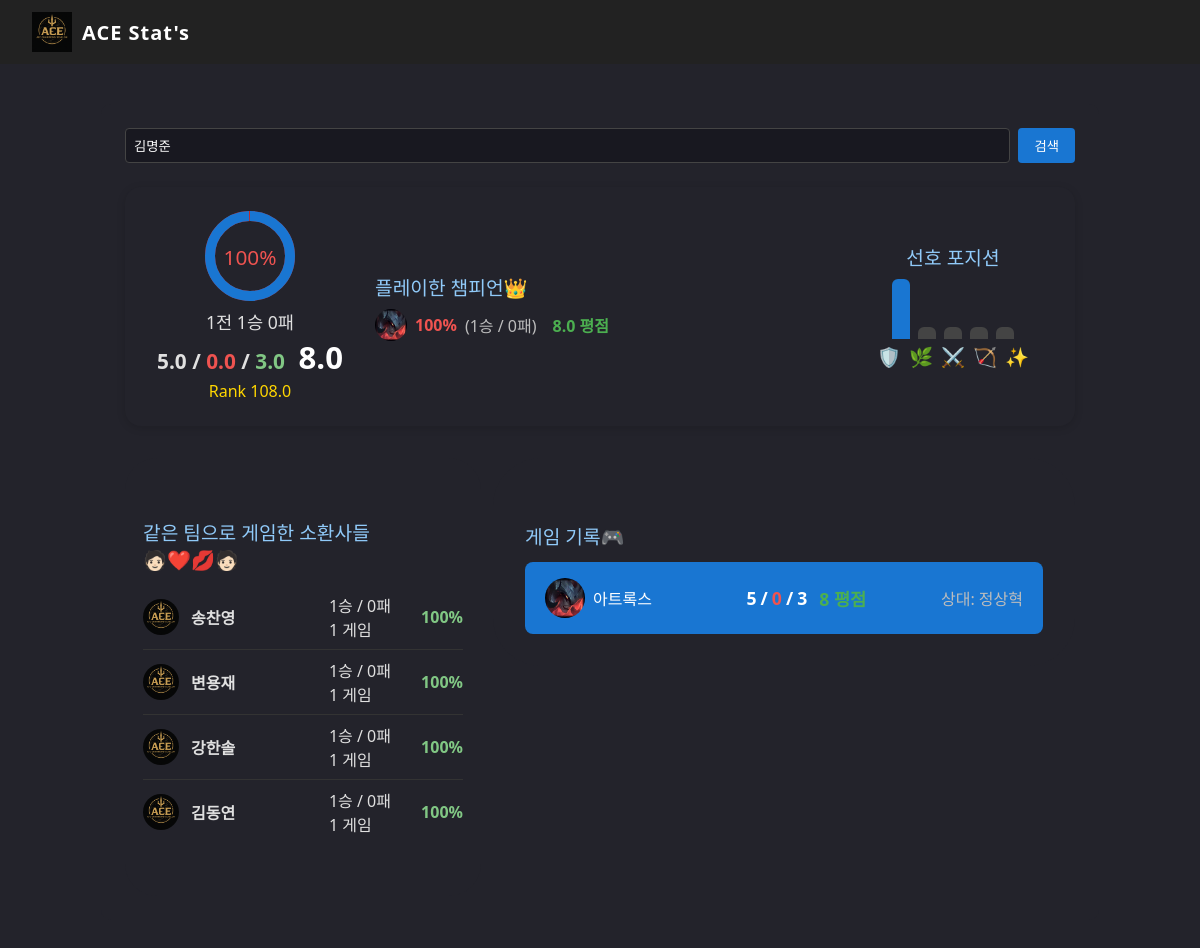
Screenshot of /search/?name=김명준 with the database file from the repository.
### lolapp/models.py (models this page shows, shortened)
class Champion(models.Model):
    champ_id = models.CharField(max_length=32, unique=True)
    name = models.CharField(max_length=64)

class User(models.Model):
    name = models.CharField(max_length=30)
    lol_id = models.CharField(max_length=40, primary_key=True)

class GameData(models.Model):
    id = models.AutoField(primary_key=True)
    game = models.ForeignKey(Game, on_delete=models.CASCADE)
    user = models.ForeignKey(User, to_field='lol_id', on_delete=models.CASCADE)
    result = models.CharField(max_length=10)  # 'win'/'lose'
    champion = models.CharField(max_length=30)
    line = models.CharField(max_length=10)
    kill = models.IntegerField()
    death = models.IntegerField()
    assist = models.IntegerField()
    rank_score = models.FloatField(default=0)  # 추가: 랭크 점수

### lolapp/views.py (the view)
# urls.py: path('search/', views.search, name='search'),
def search(request):
    query = request.GET.get('name', '')
    user = None
    champion_stats = []
    team_users = []
    game_records = []
    if query:
        try:
            user = User.objects.get(name=query)
            champ_qs = (
                GameData.objects.filter(user=user)
                .values('champion')
                .annotate(
                    games=Count('id'),
                    win=Count('id', filter=Q(result='win')),
                    lose=Count('id', filter=Q(result='lose')),
                    kill=Sum('kill'),
                    death=Sum('death'),
                    assist=Sum('assist'),
                )
            )
            champion_stats = []
            for c in champ_qs:
                death = c['death'] if c['death'] else 1
                kda = round((c['kill'] + c['assist']) / death, 2)
                winrate = int((c['win'] / c['games']) * 100) if c['games'] else 0
                champion_obj = Champion.objects.filter(name=c['champion']).first()
                champion_img = champion_obj.champ_id if champion_obj else c['champion']
                champion_stats.append({
                    'champion': c['champion'],
                    'games': c['games'],
                    'win': c['win'],
                    'lose': c['lose'],
                    'kill': c['kill'],
                    'death': c['death'],
                    'assist': c['assist'],
                    'kda': kda,
                    'winrate': winrate,
                    'champion_img': champion_img,
                })
            qs = GameData.objects.filter(user=user)
            total = qs.count()
            win = qs.filter(result='win').count()
            lose = qs.filter(result='lose').count()
            k_sum = qs.aggregate(k=Sum('kill'))['k'] or 0
            d_sum = qs.aggregate(d=Sum('death'))['d'] or 0
            a_sum = qs.aggregate(a=Sum('assist'))['a'] or 0
            kda = round((k_sum + a_sum) / (d_sum if d_sum else 1), 2) if total else 0
            rank_score = round(qs.aggregate(score=Sum('rank_score'))['score'] or 0, 2)
            avg_rank_score = round(rank_score / total, 2) if total else 0
            kill_avg = round(k_sum / total, 1) if total else 0
            death_avg = round(d_sum / total, 1) if total else 0
            assist_avg = round(a_sum / total, 1) if total else 0
            stats = {
                'total': total,
                'win': win,
                'lose': lose,
                'kill': k_sum,
                'death': d_sum,
                'assist': a_sum,
                'kda': kda,
                'rank_score': avg_rank_score,
                'kill_avg': kill_avg,
                'death_avg': death_avg,
                'assist_avg': assist_avg,
            }
            win_percent = int((win / total) * 100) if total else 0
            lose_percent = 100 - win_percent if total else 0
            line_counts = {}
            for line in ['top', 'jungle', 'mid', 'adc', 'support']:
                line_counts[line] = GameData.objects.filter(user=user, line=line).count()
            max_line = max(line_counts.values()) if line_counts else 1
            line_bars = []
            for line in ['top', 'jungle', 'mid', 'adc', 'support']:
                count = line_counts[line]
                height = int(12 + 48 * (count / max_line)) if max_line else 12
                color = '#1976d2' if count == max_line and count > 0 else '#444'
                line_bars.append({'height': height, 'color': color})
            game_qs = (
                GameData.objects.filter(user=user)
                .select_related('game')
                .order_by('-game__id')[:10]
            )
            game_records = []
            for gd in game_qs:
                opponent_gd = GameData.objects.filter(
                    game=gd.game,
                    result='lose' if gd.result == 'win' else 'win',
                    line=gd.line
                ).first()
                opponent_name = opponent_gd.user.name if opponent_gd else ''
                champion_obj = Champion.objects.filter(name=gd.champion).first()
                champion_img = champion_obj.champ_id if champion_obj else gd.champion
                game_records.append({
                    'date': gd.game.date,
                    'champion': gd.champion,
                    'kill': gd.kill,
                    'death': gd.death,
                    'assist': gd.assist,
                    'result': gd.result,
                    'opponent': opponent_name,
                    'kda': round((gd.kill + gd.assist) / gd.death, 2) if gd.death else gd.kill + gd.assist,
                    'champion_img': champion_img,
                })
            team_users = []
            teammate_dict = {}
            all_gamedata = GameData.objects.filter(user=user)
            for gd in all_gamedata:
                teammates = (
                    GameData.objects
                    .filter(game=gd.game, result=gd.result)
                    .exclude(user=user)
                )
                for t in teammates:
                    key = t.user.lol_id
                    if key not in teammate_dict:
                        teammate_dict[key] = {
                            'name': t.user.name,
                            'lol_id': t.user.lol_id,
                            'games': 0,
                            'win': 0,
                            'lose': 0,
                        }
                    teammate_dict[key]['games'] += 1
                    if t.result == 'win':
                        teammate_dict[key]['win'] += 1
                    else:
                        teammate_dict[key]['lose'] += 1
            for v in teammate_dict.values():
                v['winrate'] = int((v['win'] / v['games']) * 100) if v['games'] else 0
                team_users.append(v)
        except User.DoesNotExist:
            user = None
    context = {
        'query': query,
        'user': user,
        'champion_stats': champion_stats,
        'team_users': team_users,
        'game_records': game_records,
        'stats': stats if query else None,
        'line_counts': line_counts if query else None,
        'max_line': max_line if query else 1,
        'line_bars': line_bars if query else None,
        'win_percent': win_percent if query else 0,
        'lose_percent': lose_percent if query else 0,
    }
    return render(request, 'lolapp/search.html', context)

### lolapp/templates/lolapp/search.html (shortened to what this page needs)
{% load static %}
{% include 'lolapp/header.html' %}
<link rel="stylesheet" href="{% static 'header.css' %}">
<!DOCTYPE html>
<html lang="ko">
<head>
</head>
<body>
    <div class="container">
        <form class="search-bar" method="get" action="{% url 'search' %}">
            <input type="text" name="name" placeholder="소환사명이나 이름을 입력하세요" value="{{ query }}">
            <button type="submit">검색</button>
        </form>
        {% if user %}
        <div class="recent-summary" style="background:#23232b; border-radius:16px; padding:24px 32px; margin-bottom:32px; display:flex; gap:32px; align-items:center; box-shadow:0 2px 8px #0002;">
            <div style="min-width:180px; text-align:center;">
                <div style="width:90px; height:90px; margin:0 auto 8px auto; position:relative;">
                    <svg width="90" height="90" viewBox="0 0 36 36" style="transform:rotate(-90deg);">
                        <circle cx="18" cy="18" r="16" fill="none" stroke="#c62828" stroke-width="4" />
                        <circle cx="18" cy="18" r="16" fill="none" stroke="#1976d2" stroke-width="4" stroke-dasharray="{{ win_percent }},100" stroke-dashoffset="0" />
                    </svg>
                    <span style="position:absolute; width:100%; top:32px; left:0; text-align:center; font-size:1.3em; color:#ef5350;">{{ win_percent }}%</span>
                </div>
                <div style="font-size:1.1em; margin-bottom:2px;">{{ stats.total }}전 {{ stats.win }}승 {{ stats.lose }}패</div>
                <div style="font-size:1.3em; font-weight:bold; margin-bottom:2px;">
                    <span style="color:#e0e0e0;">{{ stats.kill_avg }}</span> /
                    <span style="color:#ef5350;">{{ stats.death_avg }}</span> /
                    <span style="color:#81c784;">{{ stats.assist_avg }}</span>
                    <span style="font-size:1.5em; color:#fff; margin-left:8px;">{{ stats.kda }}</span>
                </div>
                <div style="color:#ffd600; font-size:1em;">Rank {{ stats.rank_score }}</div>
            </div>
            <div style="flex:1; min-width:220px;">
                <div class="section-title" style="margin:0 0 8px 0;">플레이한 챔피언👑</div>
                <div style="display:flex; flex-direction:column; gap:8px;">
                    {% for champ in champion_stats|slice:':3' %}
                    <div style="display:flex; align-items:center; gap:8px;">
                        <img src="{% static 'img/' %}{{ champ.champion_img }}.png" style="width:32px; height:32px; border-radius:50%;">
                        <span style="font-weight:bold; color:{% if champ.winrate >= 60 %}#ef5350{% elif champ.winrate == 100 %}#81c784{% else %}#ffd600{% endif %};">{{ champ.winrate }}%</span>
                        <span style="color:#bdbdbd;">({{ champ.win }}승 / {{ champ.lose }}패)</span>
                        <span style="color:#4caf50; font-weight:bold; margin-left:8px;">{{ champ.kda }} 평점</span>
                    </div>
                    {% empty %}
                    <div style="color:#bdbdbd;">플레이한 챔피언 데이터 없음</div>
                    {% endfor %}
                </div>
            </div>
            <div style="min-width:180px; text-align:center;">
                <div class="section-title" style="margin:0 0 8px 0;">선호 포지션</div>
                <div style="display:flex; gap:8px; align-items:end; height:60px; justify-content:center;">
                    {% for bar in line_bars %}
                    <div style="width:18px; height:{{ bar.height }}px; background:{{ bar.color }}; border-radius:6px 6px 0 0;"></div>
                    {% endfor %}
                </div>
                <div style="display:flex; gap:8px; justify-content:center; margin-top:4px; font-size:1.2em; color:#bdbdbd;">
                    <span>🛡️</span><span>🌿</span><span>⚔️</span><span>🏹</span><span>✨</span>
                </div>
            </div>
        </div>
        <div style="display:flex; gap:12px; align-items:flex-start;">
            <div style="flex:0 0 320px; min-width:220px; background:#23232b; border-radius:32px; padding:28px 18px 28px 18px;">
                <div class="section-title">같은 팀으로 게임한 소환사들🧑🏻‍❤️‍💋‍🧑🏻</div>
                <div class="team-list" style="background:none; padding:0;">
                    {% for team in team_users %}
                    <div class="team-user">
                        <img src="{% static 'img/logo.png' %}">
                        <div class="team-user-info">
                            <span class="team-user-name">{{ team.name }}</span>
                        </div>
                        <div class="team-user-record">{{ team.win }}승 / {{ team.lose }}패<br>{{ team.games }} 게임</div>
                        <div class="team-user-winrate {% if team.winrate >= 60 %}green{% elif team.winrate <= 40 %}red{% endif %}">{{ team.winrate }}%</div>
                    </div>
                    {% empty %}
                    <div style="color:#bdbdbd; padding:16px;">같이 한 팀원이 없습니다.</div>
                    {% endfor %}
                </div>
            </div>
            <div style="flex:1; background:#23232b; border-radius:48px; padding:32px 32px 32px 32px; min-width:320px;">
                <div class="section-title">게임 기록🎮</div>
                <div class="game-list">
                    {% for game in game_records %}
                    <div class="game-card {% if game.result == 'lose' %}lose{% else %}win{% endif %}" style="background:{% if game.result == 'lose' %}#c62828{% else %}#1976d2{% endif %}; color:#fff; border:none;">
                        <div class="game-champion">
                            <img src="{% static 'img/' %}{{ game.champion_img }}.png">
                            <span>{{ game.champion }}</span>
                        </div>
                        <div class="game-info" style="text-align:center;">
                            <div class="game-kda" style="justify-content:center; display:flex; align-items:center; gap:4px; font-size:1.1em; font-weight:bold;">
                                <span>{{ game.kill }}</span> / <span class="death">{{ game.death }}</span> / <span>{{ game.assist }}</span> <span class="score">{{ game.kda }} 평점</span>
                            </div>
                        </div>
                        <div class="game-vs">상대: {{ game.opponent }}</div>
                    </div>
                    {% empty %}
                    <div style="color:#bdbdbd; padding:16px;">게임 기록이 없습니다.😒</div>
                    {% endfor %}
                </div>
            </div>
        </div>
        {% else %}
        <div style="color:#bdbdbd; padding:32px; text-align:center;">소환사명이나 이름을 검색해주세요.🔥</div>
        {% endif %}
    </div>
</body>
</html>

### lolapp/static/header.css (style rules this page uses)
body { margin: 0; padding: 0; }

### lolapp/templates/lolapp/search.html (style rules this page uses)
body { background: #23232b; font-family: 'Segoe UI', Arial, sans-serif; color: #e0e0e0; }
.container { max-width: 950px; margin: 40px auto; background: #23232b; border-radius: 10px; padding: 24px; }
.search-bar { display: flex; gap: 8px; margin-bottom: 24px; }
.search-bar input { flex: 1; padding: 8px; border: 1px solid #444; border-radius: 4px; background: #181820; color: #fff; }
.search-bar button { padding: 8px 16px; background: #1976d2; color: #fff; border: none; border-radius: 4px; cursor: pointer; }
.section-title { font-size: 1.2em; margin: 32px 0 12px 0; color: #90caf9; }
.team-list { background: #23232b; border-radius: 8px; padding: 12px 20px; margin-bottom: 24px; }
.team-user { display: flex; align-items: center; padding: 8px 0; border-bottom: 1px solid #333; }
.team-user:last-child { border-bottom: none; }
.team-user img { width: 36px; height: 36px; border-radius: 50%; margin-right: 12px; }
.team-user-info { flex: 1; }
.team-user-name { font-weight: bold; }
.team-user-record { margin-right: 24px; }
.team-user-winrate { font-weight: bold; min-width: 48px; text-align: right; }
.team-user-winrate.green { color: #81c784; }
.game-list { display: flex; flex-direction: column; gap: 16px; }
.game-card { background: #26324a; border-radius: 8px; padding: 16px 20px; display: flex; align-items: center; border-left: 6px solid #1976d2; }
.game-champion { display: flex; align-items: center; margin-right: 20px; }
.game-champion img { width: 40px; height: 40px; border-radius: 50%; margin-right: 8px; }
.game-info { flex: 1; }
.game-kda { font-size: 1.1em; font-weight: bold; }
.game-kda .death { color: #ef5350; }
.game-kda .score { color: #4caf50; margin-left: 8px; }
.game-vs { min-width: 80px; text-align: right; font-size: 1em; color: #bdbdbd; }

### rows the page displays
Champion: champion_img (picture)
User: name "송찬영"
User: name "변용재"
User: name "강한솔"
User: name "김동연"
GameData: champion_img (picture), champion "아트록스", kill "5", death "0", assist "3", kda "8", opponent "정상혁"

### other values shown
{{ win_percent }} "100"
{{ stats.total }} "1"
{{ stats.win }} "1"
{{ stats.lose }} "0"
{{ stats.kill_avg }} "5.0"
{{ stats.death_avg }} "0.0"
{{ stats.assist_avg }} "3.0"
{{ stats.kda }} "8.0"
{{ stats.rank_score }} "108.0"
{{ champ.winrate }} "100"
{{ champ.win }} "1"
{{ champ.lose }} "0"
{{ champ.kda }} "8.0"
{{ team.win }} "1" "1" "1" "1"
{{ team.lose }} "0" "0" "0" "0"
